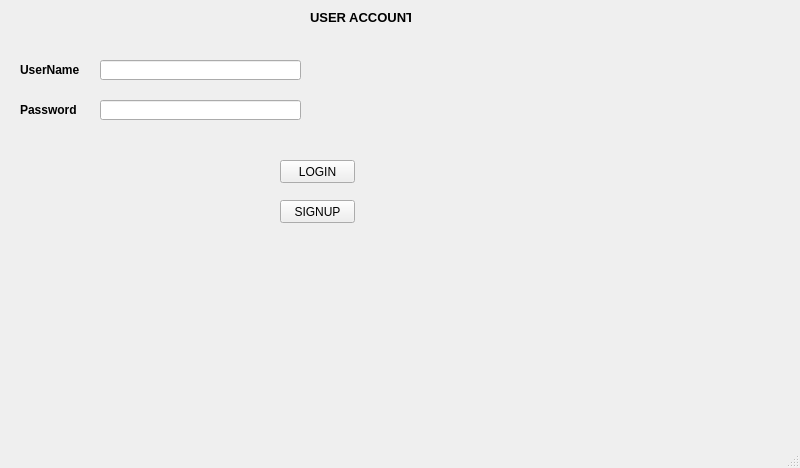
<?xml version="1.0" encoding="UTF-8"?>
<ui version="4.0">
 <class>MainWindow</class>
 <widget class="QMainWindow" name="MainWindow">
  <property name="geometry">
   <rect>
    <x>0</x>
    <y>0</y>
    <width>800</width>
    <height>468</height>
   </rect>
  </property>
  <property name="windowTitle">
   <string>MainWindow</string>
  </property>
  <widget class="QWidget" name="centralwidget">
   <widget class="QLabel" name="label">
    <property name="geometry">
     <rect>
      <x>20</x>
      <y>60</y>
      <width>61</width>
      <height>21</height>
     </rect>
    </property>
    <property name="text">
     <string>&lt;html&gt;&lt;head/&gt;&lt;body&gt;&lt;p&gt;&lt;span style=&quot; font-size:9pt; font-weight:600;&quot;&gt;UserName&lt;/span&gt;&lt;/p&gt;&lt;/body&gt;&lt;/html&gt;</string>
    </property>
   </widget>
   <widget class="QLabel" name="label_2">
    <property name="geometry">
     <rect>
      <x>20</x>
      <y>100</y>
      <width>61</width>
      <height>21</height>
     </rect>
    </property>
    <property name="text">
     <string>&lt;html&gt;&lt;head/&gt;&lt;body&gt;&lt;p&gt;&lt;span style=&quot; font-size:9pt; font-weight:600;&quot;&gt;Password&lt;/span&gt;&lt;/p&gt;&lt;/body&gt;&lt;/html&gt;</string>
    </property>
   </widget>
   <widget class="QLineEdit" name="lineEdit">
    <property name="geometry">
     <rect>
      <x>100</x>
      <y>60</y>
      <width>201</width>
      <height>20</height>
     </rect>
    </property>
   </widget>
   <widget class="QLineEdit" name="lineEdit_2">
    <property name="geometry">
     <rect>
      <x>100</x>
      <y>100</y>
      <width>201</width>
      <height>20</height>
     </rect>
    </property>
   </widget>
   <widget class="QLabel" name="label_3">
    <property name="geometry">
     <rect>
      <x>310</x>
      <y>10</y>
      <width>101</width>
      <height>16</height>
     </rect>
    </property>
    <property name="text">
     <string>&lt;html&gt;&lt;head/&gt;&lt;body&gt;&lt;p&gt;&lt;span style=&quot; font-size:10pt; font-weight:600;&quot;&gt;USER ACCOUNT&lt;/span&gt;&lt;/p&gt;&lt;/body&gt;&lt;/html&gt;</string>
    </property>
   </widget>
   <widget class="QPushButton" name="LOGIN">
    <property name="geometry">
     <rect>
      <x>280</x>
      <y>160</y>
      <width>75</width>
      <height>23</height>
     </rect>
    </property>
    <property name="text">
     <string>LOGIN</string>
    </property>
   </widget>
   <widget class="QPushButton" name="SIGNUP">
    <property name="geometry">
     <rect>
      <x>280</x>
      <y>200</y>
      <width>75</width>
      <height>23</height>
     </rect>
    </property>
    <property name="text">
     <string>SIGNUP</string>
    </property>
   </widget>
  </widget>
  <widget class="QMenuBar" name="menubar">
   <property name="geometry">
    <rect>
     <x>0</x>
     <y>0</y>
     <width>800</width>
     <height>21</height>
    </rect>
   </property>
  </widget>
  <widget class="QStatusBar" name="statusbar"/>
 </widget>
 <resources/>
 <connections/>
</ui>
